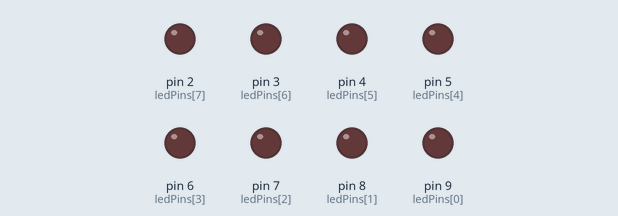
The sketch below on a simulated Arduino Uno, built with avr-gcc and run on an emulated ATmega328P. Shown: output pins drawn as LEDs (lit = HIGH).

Above: at 2.5 s.
At 8.1 s:
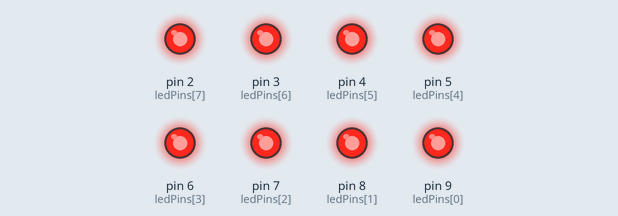
Timing chart, 0 to 8.4 s (numbered marks = the images above):
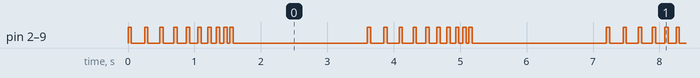

The sketch:

6.ino
```cpp
#include <Arduino.h>

const int ledPins[] = {9, 8, 7, 6, 5, 4, 3, 2};

void setup() {
	pinMode(ledPins[0], OUTPUT);
	pinMode(ledPins[1], OUTPUT);
	pinMode(ledPins[2], OUTPUT);
	pinMode(ledPins[3], OUTPUT);
	pinMode(ledPins[4], OUTPUT);
	pinMode(ledPins[5], OUTPUT);
	pinMode(ledPins[6], OUTPUT);
	pinMode(ledPins[7], OUTPUT);
}

void loop() {
	for (int pauseBetweenFlashes = 200; pauseBetweenFlashes >= 20; pauseBetweenFlashes -= 20) {
		for (int i = 0; i < 8; i++) {
			digitalWrite(ledPins[i], HIGH);
		}
		delay(50);

		for (int i = 0; i < 8; i++) {
			digitalWrite(ledPins[i], LOW);
		}
		delay(pauseBetweenFlashes);
	}

	delay(2000);
}
```

Measured:
- by itself, pin 2 (ledPins[7]), pin 3 (ledPins[6]), pin 4 (ledPins[5]), pin 5 (ledPins[4]), pin 6 (ledPins[3]), pin 7 (ledPins[2]), pin 8 (ledPins[1]), pin 9 (ledPins[0]): repeats every 3.6 s: LOW 0.20 s, HIGH 0.05 s, LOW 0.18 s, HIGH 0.05 s, LOW 0.16 s, HIGH 0.05 s, LOW 0.14 s, HIGH 0.05 s, LOW 0.12 s, HIGH 0.05 s, LOW 0.10 s, HIGH 0.05 s, LOW 0.08 s, HIGH 0.05 s, LOW 0.06 s, HIGH 0.05 s, LOW 0.04 s, HIGH 0.05 s, LOW 2.0 s, HIGH 0.05 s
- by itself, everything shown: repeats every 3.6 s, in 20 steps
